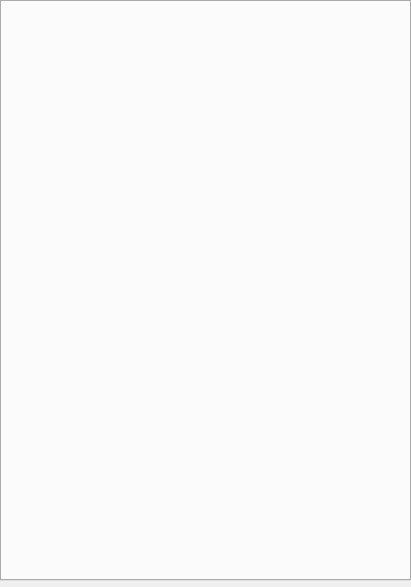
<?xml version="1.0" encoding="UTF-8"?>
<ui version="4.0">
 <class>MainWindow</class>
 <widget class="QMainWindow" name="MainWindow">
  <property name="geometry">
   <rect>
    <x>0</x>
    <y>0</y>
    <width>411</width>
    <height>587</height>
   </rect>
  </property>
  <property name="maximumSize">
   <size>
    <width>1000</width>
    <height>10000</height>
   </size>
  </property>
  <property name="font">
   <font>
    <family>宋体</family>
    <italic>false</italic>
    <bold>false</bold>
   </font>
  </property>
  <property name="windowTitle">
   <string>基本计算器</string>
  </property>
  <property name="styleSheet">
   <string notr="true"/>
  </property>
  <widget class="QWidget" name="centralWidget">
   <widget class="QTabWidget" name="tabWidget">
    <property name="geometry">
     <rect>
      <x>0</x>
      <y>0</y>
      <width>411</width>
      <height>581</height>
     </rect>
    </property>
   </widget>
  </widget>
 </widget>
 <layoutdefault spacing="6" margin="11"/>
 <resources/>
 <connections/>
</ui>
